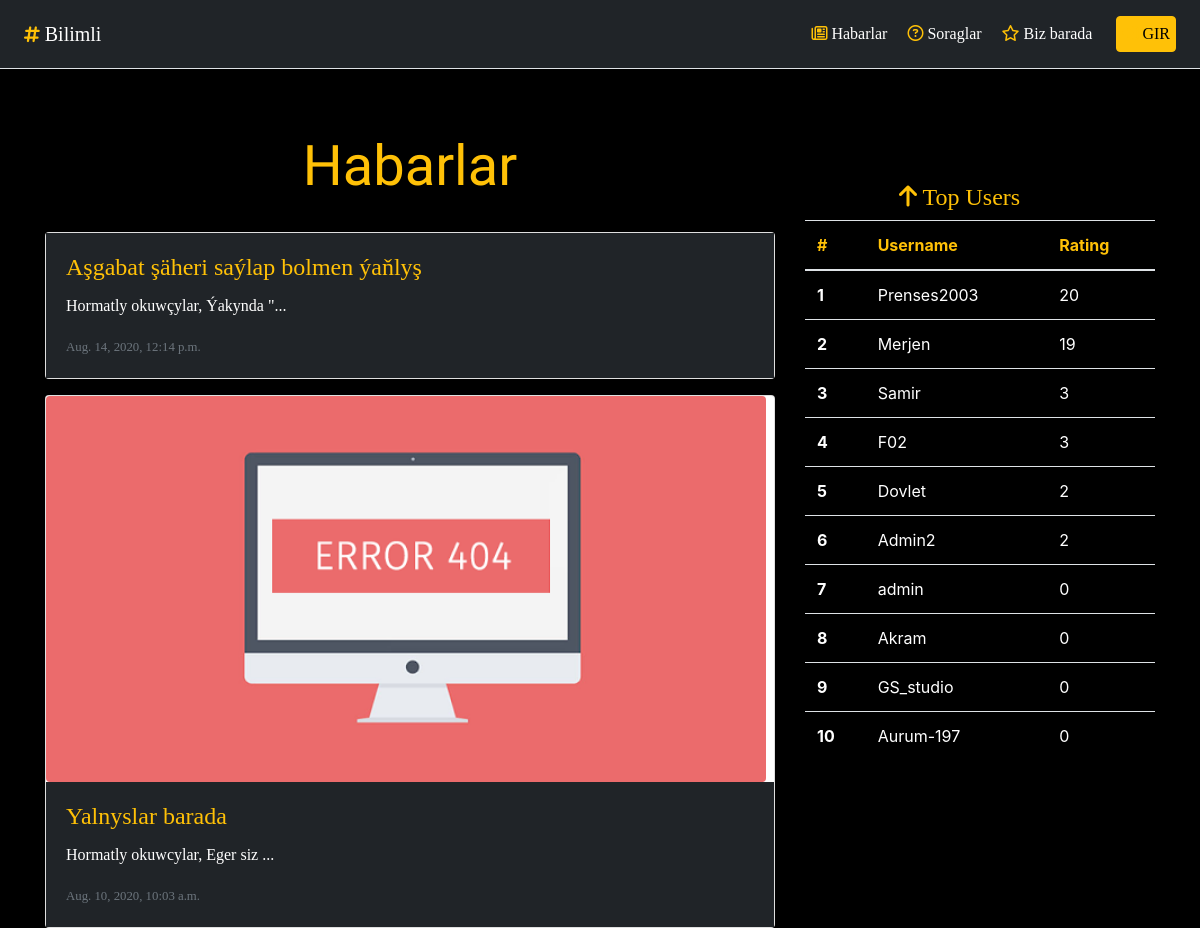
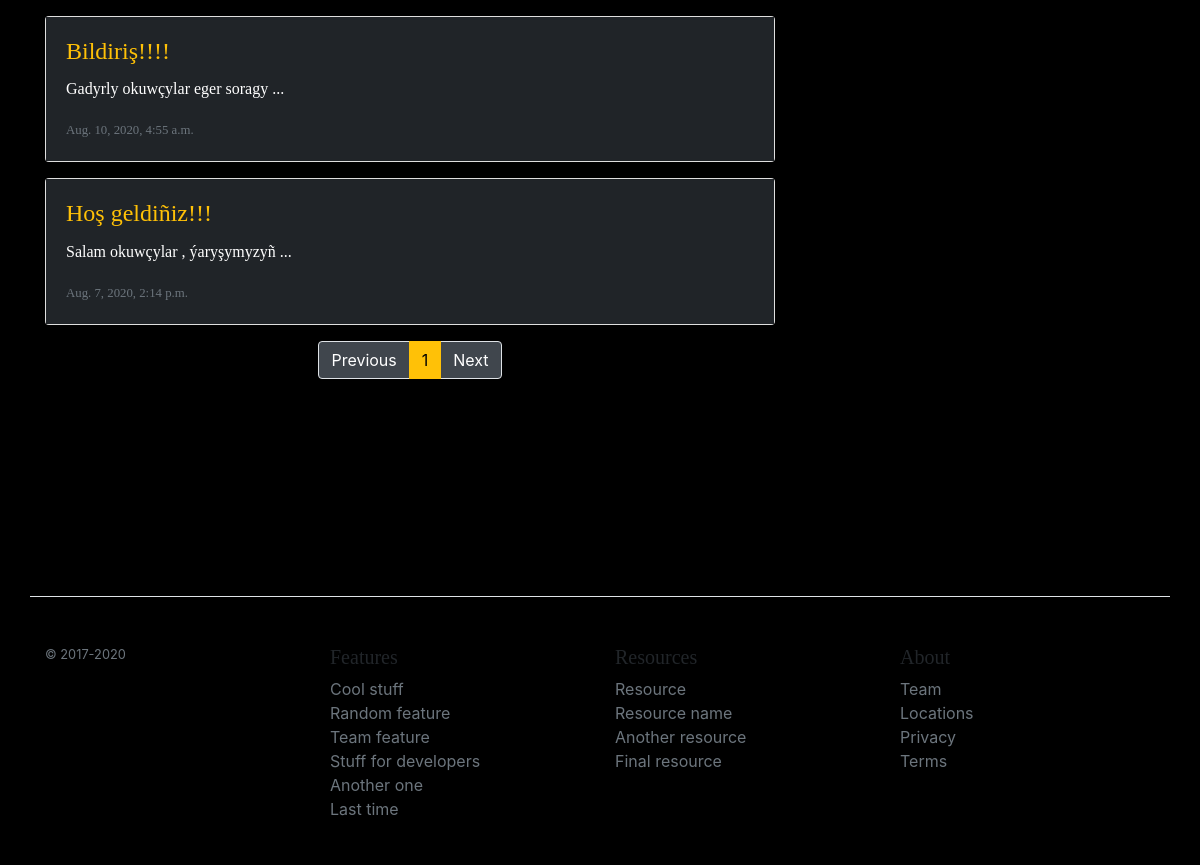
The app's page /articles/ with its own data (2 pictures, top to bottom).
### bilimli/apps/articles/models.py (models this page shows, shortened)
class Article(models.Model):
	title = models.CharField('Title', max_length = 100)
	text = models.TextField('Text')
	preview = models.CharField('Preview', max_length = 100)
	pub_date = models.DateTimeField('Publiced Date', auto_now_add = True)
	image = models.ImageField('Image', blank=True, null = True, upload_to = 'media')

### bilimli/apps/accounts/models.py (models this page shows, shortened)
class Profile(models.Model):
	user = models.OneToOneField(User, on_delete = models.CASCADE)
	full_name = models.CharField('Full name', max_length=50, null = True, blank = True)
	welayat = models.CharField('Which welayat', null = True, blank = True,max_length=15)
	school = models.IntegerField('School №',default = 0)
	clasy = models.IntegerField('Class',null = True, blank = True)
	rating = models.IntegerField('Rating', default = 0)

### bilimli/apps/articles/views.py (the view)
# urls.py: path('', views.index, name = 'index'),
def index(request):
	latest_articles_list = Article.objects.order_by('-pub_date')
	top_users = Profile.objects.order_by('-rating')[:10]
	for a in latest_articles_list:
		a.preview = a.text[:30] + '...'
		a.save()
	paginator = Paginator(latest_articles_list, 4)
	page_number = request.GET.get('page')
	page_obj = paginator.get_page(page_number)
	count_pages = int(page_obj.paginator.num_pages)
	pages = [int(i) for i in range(1,count_pages+1)]
	return render(request, 'articles/list.html',{'latest_articles_list':latest_articles_list,'page_obj':page_obj, 'pages':pages, 'top_users':top_users})

### bilimli/templates/articles/list.html (shortened to what this page needs)
{% extends 'base.html' %}
{% block title %} Habarlar {% endblock %}
{% block content %}
{% if latest_articles_list %}
{% for a in page_obj %}
	<div class="card mb-3">
		{% if a.image %}
  <img class="card-img-top rounded float-left" src="{{a.image.url}}" alt="Card image cap">
 	{% endif %}
  <div class="card-body bg-dark">
    <a href="{% url 'articles:detail' a.id %}" style="color: #ffc107;"><h4 class="card-title">{{a.title}}</h4></a>
    <p class="card-text">{{a.preview}}</p>
    <p class="card-text"><small class="text-muted">{{a.pub_date}}</small></p>
  </div>
</div>
{% endfor %}
 <ul class="pagination justify-content-center ">
  {% if page_obj.has_previous %}
   <li class="page-item"><a class="page-link" href="?page={{ page_obj.previous_page_number }}">Previous</a></li>
   {% else %}
   <li class="page-item disabled"><a class="page-link" href="#">Previous</a></li>
  {% endif %}
  {% for page in pages %}
   {% if page_obj.number == page %}
   <li class="page-item active"><a class="page-link" href="#">{{page}}</a></li>
   {% else %}
   <li class="page-item"><a class="page-link" href="?page={{page}}">{{page}}</a></li>
  {% endif %}
 {% endfor %}
 {% if page_obj.has_next %}
  <li class="page-item"><a class="page-link" href="?page={{ page_obj.next_page_number }}">Next</a></li>
  {% else %}
  <li class="page-item disabled"><a class="page-link" href="#">Next</a></li>
  {% endif %}
 </ul>
{% else %}
<p>Habarlar hali goyulmady!</p>
{% endif %}
{% endblock %}

### bilimli/templates/base.html (shortened to what this page needs)
{% load static %}
<!DOCTYPE html>
<html>
<head>
<link rel="stylesheet" href="https://maxcdn.bootstrapcdn.com/bootstrap/4.0.0/css/bootstrap.min.css">
</head>
<body style="background-color: black;">
	<div class="d-flex flex-column flex-md-row align-items-center p-3 px-md-4 mb-3 bg-dark border-bottom shadow-sm" >
  <h5 class="my-0 mr-md-auto text-white font-weight-normal"><i class='fas fa-hashtag' style='font-size:18px'></i> Bilimli</h5>
  <nav class="my-2 my-md-0 mr-md-3" style="color: #ffc107;">
    		<a class="p-2 text-white" href="{% url 'articles:index' %}">
    			<i class='far fa-newspaper'></i>     Habarlar</a>
    		<a class="p-2 text-white" href="{% url 'questions:index' %}">
    			<i class='far fa-question-circle'></i>     Soraglar</a>
    		<a class="p-2 text-white" href="#">
    			<i class='far fa-star'></i> Biz barada</a>
  	</nav>
  	{% if user.is_authenticated %}
    {% include 'glow.html' %}
  	{% else %}
  	<a class="btn btn-outline-warning" href="{% url 'login' %}"><i class='fas fa-sign-in-alt'></i>   Gir</a>
  	{% endif %}
</div>
<div class="container">
	<div class="row">
	<div class="col-sm-8">
		<div class="pricing-header px-3 py-3 pt-md-5 pb-md-4 mx-auto text-center">
  <h1 class="display-4" style="font-family: Sofia; color:#ffc107;">{% block title %}{% endblock %}</h1>
  </div>
	{% block content %}
   	{% endblock %}
   	<br>
   	<br>
   	<hr>
    </div>
  {% include 'table.html' %}
    </div>
</div>
<br>
<br>
<br>
  <footer class="container pt-5 my-md-5 pt-md-5 border-top">
    <div class="row">
      <div class="col-12 col-md">
        <small class="d-block mb-3 text-muted">&copy; 2017-2020</small>
      </div>
      <div class="col-6 col-md">
        <h5>Features</h5>
        <ul class="list-unstyled text-small">
          <li><a class="text-muted" href="#">Cool stuff</a></li>
          <li><a class="text-muted" href="#">Random feature</a></li>
          <li><a class="text-muted" href="#">Team feature</a></li>
          <li><a class="text-muted" href="#">Stuff for developers</a></li>
          <li><a class="text-muted" href="#">Another one</a></li>
          <li><a class="text-muted" href="#">Last time</a></li>
        </ul>
      </div>
      <div class="col-6 col-md">
        <h5>Resources</h5>
        <ul class="list-unstyled text-small">
          <li><a class="text-muted" href="#">Resource</a></li>
          <li><a class="text-muted" href="#">Resource name</a></li>
          <li><a class="text-muted" href="#">Another resource</a></li>
          <li><a class="text-muted" href="#">Final resource</a></li>
        </ul>
      </div>
      <div class="col-6 col-md">
        <h5>About</h5>
        <ul class="list-unstyled text-small">
          <li><a class="text-muted" href="#">Team</a></li>
          <li><a class="text-muted" href="#">Locations</a></li>
          <li><a class="text-muted" href="#">Privacy</a></li>
          <li><a class="text-muted" href="#">Terms</a></li>
        </ul>
      </div>
    </div>
  </footer>
</body>
</html>

### bilimli/templates/table.html (shortened to what this page needs)
  <div class="col-sm-4 mt-5 pt-5 ">
 		<h4 style="color: #ffc107; text-align: center;"><i class="fa fa-arrow-up" aria-hidden="true"></i>
                  Top Users   <i class='fa fa-users ' style='font-size:28px; color: black;'></i></h4>
 		<table class="table table-hover">
 			<thead>
 				<tr style="color: #ffc107;">
 					<th scope="col">#</th>
 					<th scope="col">Username</th>
 					<th scope="col">Rating</th>
 				</tr>
 			</thead>
 			<tbody>
 				{% for u in top_users %}
 				{% if user == u.user %}<tr style="background-color: #ffc107;color: black;">{%else%}
          <tr style="color: white;"> {% endif %}
 					<th scope="row"><script type="text/javascript">x+=1;document.write(x);</script></th>
 					<td><a style=" {% if user == u.user %} color: black; {% else %}color: white;{% endif %} text-decoration: none;" href="{% url 'profile' u.user.username %}">{{u.user.username}}</a></td>
 					<td>{{u.rating}}</td>
 				</tr>
 				{% endfor %}
 			</tbody>
 		</table>
 		</div>

### bilimli/templates/base.html (style rules this page uses)
p,h3,h4,h5,nav,btn,em { font-family: Alegreya Sans SC; }
.bg-dark { background-color: #202428 !important; }
.btn { font-family: Alegreya Sans SC; text-decoration: none; color: #000000; background: #ffc107; padding: 5px; border-radius: 4px; font-weight: normal; text-transform: uppercase; transition: all 0.2s ease-in-out; }
p { color:white; }
i { color: #ffc107; }

### bilimli/templates/articles/list.html (style rules this page uses)
img { max-height: 450px; max-width: 720px; }
.page-link { background-color: black; color:white; }
.page-item.active .page-link { z-index: 3; background-color: #ffc107; border-color: #ffc107; color:black; }
.page-item.disabled .page-link { color: #fff; pointer-events: none; cursor: auto; background-color: #40464d ; border-color: #dee2e6; }

### records on screen
Article: title "Aşgabat şäheri saýlap bolmen ýaňlyş", preview "Hormatly okuwçylar, Ýakynda \"...", pub_date "Aug. 14, 2020, 12:14 p.m."
Article: image (picture), title "Yalnyslar barada", preview "Hormatly okuwcylar, Eger siz ...", pub_date "Aug. 10, 2020, 10:03 a.m."
Article: title "Bildiriş!!!!", preview "Gadyrly okuwçylar eger soragy ...", pub_date "Aug. 10, 2020, 4:55 a.m."
Article: title "Hoş geldiñiz!!!", preview "Salam okuwçylar , ýaryşymyzyñ ...", pub_date "Aug. 7, 2020, 2:14 p.m."
Profile: user.username "Prenses2003", rating "20"
Profile: user.username "Merjen", rating "19"
Profile: user.username "Samir", rating "3"
Profile: user.username "F02", rating "3"
Profile: user.username "Dovlet", rating "2"
Profile: user.username "Admin2", rating "2"
Profile: user.username "admin", rating "0"
Profile: user.username "Akram", rating "0"
Profile: user.username "GS_studio", rating "0"
Profile: user.username "Aurum-197", rating "0"

### other values on screen
{{ page }} "1"
